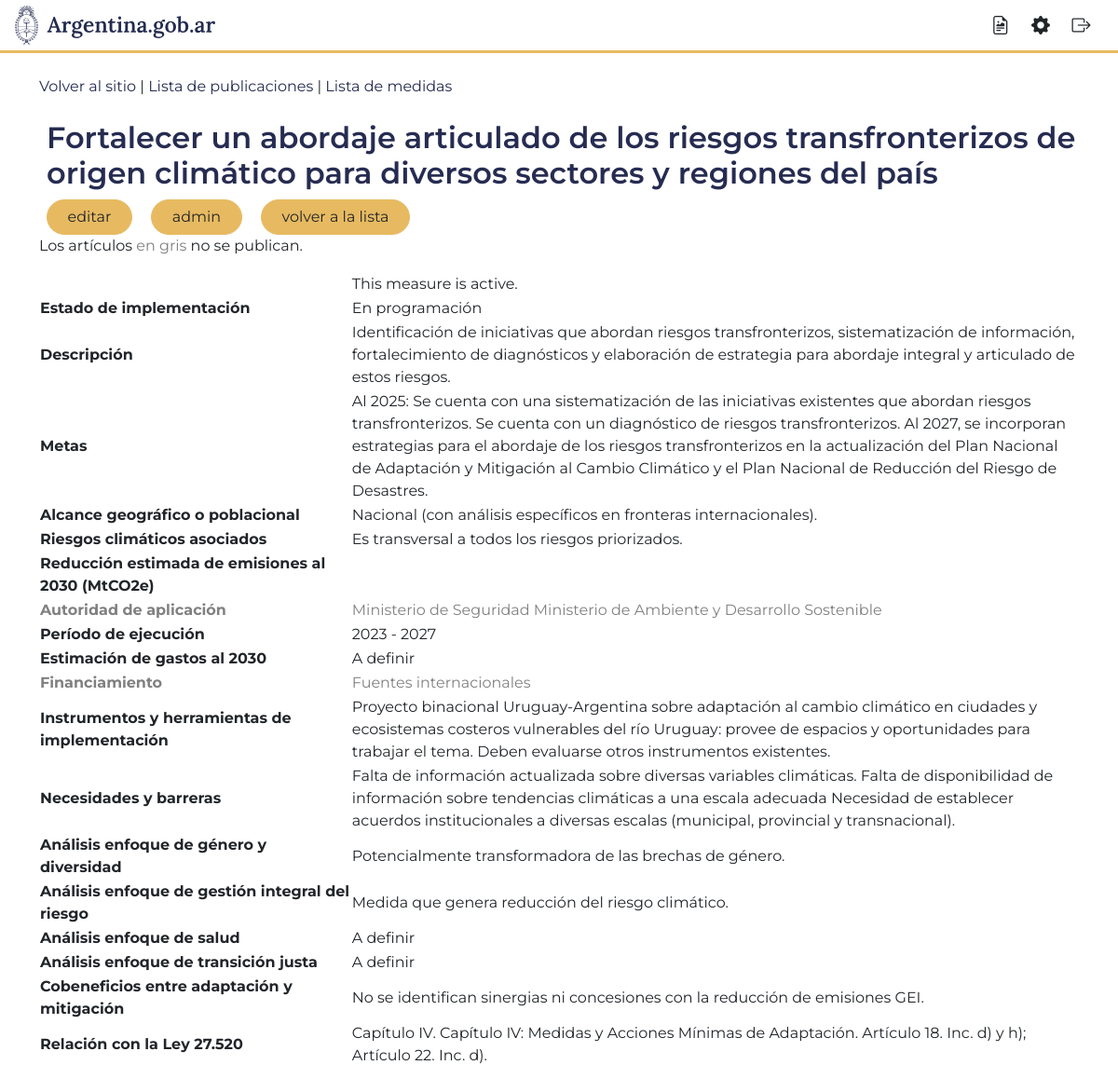
Screenshot of /editor/measure/1/ (signed in) with the database file from the repository.
### app/measure/models.py (models this page shows, shortened)
class LongNamed(Named, CacheBreaker):
    name = models.CharField(max_length=200, verbose_name='nombre')
    class Meta:
        abstract = True

class Measure(LongNamed):
    class Status(models.TextChoices):
        prog = ('En programación', 'En programación')
        inicial = ('En implementación inicial', 'En implementación inicial')
        avanzada = ('En implementación avanzada', 'En implementación avanzada')
        adefinir = ('A definir', 'A definir')
    class Scope(models.TextChoices):
        adefinir = ('A definir', 'A definir')
        regional = ('Regional', 'Regional')
        national = ('Nacional', 'Nacional')
    MEASURE_COLOR = {
        Status.prog: "#33c45a",
        Status.inicial: "#f9ff59",
        Status.avanzada: "#ff9159",
        Status.adefinir: "#a1a1a1",
    }
    class Meta:
        verbose_name = 'medida'
    is_active = models.BooleanField(default=False, blank=True, verbose_name='activa')
    action = models.ForeignKey(Action, on_delete=models.CASCADE, verbose_name = 'línea de acción')
    code = models.CharField(max_length=6, verbose_name='codigo') # e.g. "GR-10"
    labels = models.ManyToManyField(Label, verbose_name='pilares', blank=True)
    pilares = models.ForeignKey(Pilar, null=True, on_delete=models.SET_NULL)
    year = models.IntegerField(default=2024, verbose_name='meta')
    status = models.CharField(choices=Status, default=Status.adefinir, max_length=27, verbose_name='estado de implementación')
    scope = models.CharField(choices=Scope, default=Scope.adefinir, max_length=10, verbose_name='alcance')
    add_labels = models.TextField(null=True, blank=True, verbose_name='etiquetas de fila')
    fields = models.JSONField(null=True, blank=True, verbose_name='datos internos')
    last_modified = models.DateTimeField(auto_now=True)
    national_objectives = models.ManyToManyField(Meta_2, verbose_name='metas de adaptación', blank=True)
    objects = models.Manager()
    active = ActiveMeasureManager()

class CacheBreaker(models.Model):
    class Meta:
        abstract = True

class MeasureField(CacheBreaker):
    name = models.CharField(max_length=200, verbose_name='nombre')
    is_active = models.BooleanField(default=True, blank=True, verbose_name='activa')
    objects = models.Manager()
    active = ActiveMeasureManager()
    class Meta:
        verbose_name = 'detalle de medida'
        verbose_name_plural = 'detalles de medidas'

### app/dashboard/views.py (the view)
@user_passes_test(has_measures)
def measure_preview(request, id:int):
    instance = Measure.objects.get(id=id)
    if request.method == 'POST' and request.user.is_staff:
        instance.is_active = True
        instance.save()
    inactive = MeasureField.objects.filter(is_active=False).values_list('name', flat=True)
    return render(request, 'dashboard/measure/preview.html', context={'instance':instance, 'inactive':inactive})

### app/dashboard/views.py (called while the page is built)
def has_access(user):
    return hasattr(user, 'access')

def has_measures(user):
    return has_access(user) and user.access.measures

### app/main/models.py (called while the page is built)
    def __str__(self):
        return self.name

### app/user/models.py (called while the page is built)
    @admin.display(boolean=True)
    def editor(self):
        return hasattr(self, 'access')

### app/dashboard/templates/dashboard/measure/preview.html (shortened to what this page needs)
{% extends 'dashboard/dashbase.html' %}
{% block content %}
<div class="content-edition">
    <div class="container">
        <div class="content-edition-title">
        <h2>{{instance}}</h2>
        <a href="{% url 'dashboard:measure_edit' instance.id %}" class="btn btn-amarillo">editar</a>
        {% if request.user.is_staff %}<a href="{% url 'admin:measure_measure_change' instance.id %}" class="btn btn-amarillo">admin</a>{% endif %}
        <a href="{% url 'dashboard:measure_list' %}" class="btn btn-amarillo">volver a la lista</a>
        </div>
<p>Los artículos <span style="color:gray">en gris</span> no se publican.</p>
<table>
    <tr><th></th><td>This measure is {% if instance.is_active %}active.
        {% endif %}</td></tr>
    <tr>
        <th>Estado de implementación</th>
        <td>{{instance.status}}</td>
    </tr>
    {% for key, value in instance.fields.items %}
    <tr {% if key in inactive %}style="color:gray;font-property:italic;"{% endif %}
    ><th style="width:30%">{{key}}</th><td style="width:70%">{{value}}</td></tr>
    {% empty %}<tr><th></th><td>No data found.</td></tr>
    {% endfor %}
</table>
</div></div>
{% endblock %}

### app/main/static/main/css/style.css (style rules this page uses)
a { text-decoration: none; color: #242c4f; }

### app/main/static/main/css/snic.css (style rules this page uses)
:root { --amarillo: #E7BA61; --blanco: #FFFFFF; --azul: #262C51; --azul-claro: #2E6695; --not-found: #CBECFF; --not-found-text: #65B4E1; --negro: #000000; --oscuro: #2B2B2B; --li-selected: #555555; --gris: #808080; --gris-claro: #EFEFEF; --magenta: #1B1940; --dorado: #9A7808; --card-hover: #E6EAEE; --accesos: #0072BB; --gray-button: #F8F9FA; --gris-opaco: #777777; --validated: #4BA257; }
html,body { font-size: 1rem; font-family: "Montserrat", sans-serif; overflow: hidden; height: 100%; }
h1, h2, h3, h4, h5, h6 { color: var(--azul); font-weight: 600; }
.btn { text-decoration: none; border-radius: 30px; font-family: "Montserrat", sans-serif; }
.btn-amarillo { background-color: var(--amarillo); border-color: var(--amarillo); --bs-btn-padding-x: 1.35rem; margin: 0 0.5rem; }

### app/dashboard/static/dashboard/editor.css (style rules this page uses)
.content-edition h1, .content-edition h2, .content-edition h3 { padding-left: 0.5rem; }

### rows the page displays
Measure: name "Fortalecer un abordaje articulado de los riesgos transfronterizos de origen climático para diversos sectores y regiones del país", status "En programación"
MeasureField: name "Descripción", value "Identificación de iniciativas que abordan riesgos transfronterizos, sistematización de información, fortalecimiento de diagnósticos y elaboración de estrategia para abordaje integral y articulado de estos riesgos."
MeasureField: name "Metas", value "Al 2025: Se cuenta con una sistematización de las iniciativas existentes que abordan riesgos transfronterizos. Se cuenta con un diagnóstico de riesgos transfronterizos. Al 2027, se incorporan estrategias para el abordaje de los riesgos transfronterizos en la actualización del Plan Nacional de Adaptación y Mitigación al Cambio Climático y el Plan Nacional de Reducción del Riesgo de Desastres."
MeasureField: name "Alcance geográfico o poblacional", value "Nacional (con análisis específicos en fronteras internacionales)."
MeasureField: name "Riesgos climáticos asociados", value "Es transversal a todos los riesgos priorizados."
MeasureField: name "Reducción estimada de emisiones al 2030 (MtCO2e)"
MeasureField: name "Autoridad de aplicación", value "Ministerio de Seguridad Ministerio de Ambiente y Desarrollo Sostenible"
MeasureField: name "Período de ejecución", value "2023 - 2027"
MeasureField: name "Estimación de gastos al 2030", value "A definir"
MeasureField: name "Financiamiento", value "Fuentes internacionales"
MeasureField: name "Instrumentos y herramientas de implementación", value "Proyecto binacional Uruguay-Argentina sobre adaptación al cambio climático en ciudades y ecosistemas costeros vulnerables del río Uruguay: provee de espacios y oportunidades para trabajar el tema. Deben evaluarse otros instrumentos existentes."
MeasureField: name "Necesidades y barreras", value "Falta de información actualizada sobre diversas variables climáticas. Falta de disponibilidad de información sobre tendencias climáticas a una escala adecuada Necesidad de establecer acuerdos institucionales a diversas escalas (municipal, provincial y transnacional)."
MeasureField: name "Análisis enfoque de género y diversidad", value "Potencialmente transformadora de las brechas de género."
MeasureField: name "Análisis enfoque de gestión integral del riesgo", value "Medida que genera reducción del riesgo climático."
MeasureField: name "Análisis enfoque de salud", value "A definir"
MeasureField: name "Análisis enfoque de transición justa", value "A definir"
MeasureField: name "Cobeneficios entre adaptación y mitigación", value "No se identifican sinergias ni concesiones con la reducción de emisiones GEI."
MeasureField: name "Relación con la Ley 27.520", value "Capítulo IV. Capítulo IV: Medidas y Acciones Mínimas de Adaptación. Artículo 18. Inc. d) y h); Artículo 22. Inc. d)."
